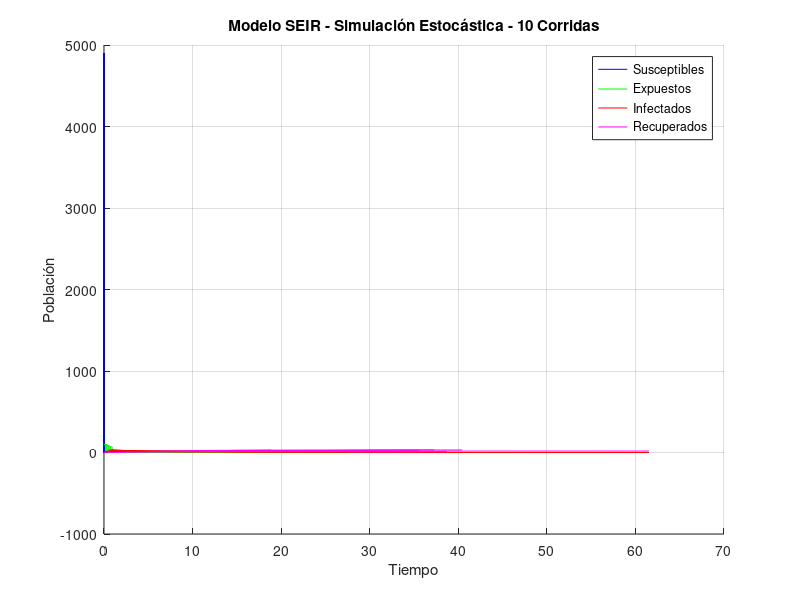

The MATLAB script that drew this image:
%% SEIR ESTOCÁSTICO: Algoritmo de Gillespie

clc; clear; close all;

% Parámetros del modelo SEIR
beta = 1.8;    % Tasa de transmisión
gamma = 0.1;   % Tasa de recuperación
sigma = 0.5;     % Inverso del período de incubación

% Condiciones iniciales
S1 = 4899;     % Susceptibles iniciales
E1 = 100;      % Expuestos iniciales
I1 = 1;        % Infectados iniciales
R1 = 0;        % Recuperados iniciales

% Número de iteraciones
N = 10;

% Tiempo total de simulación
Ts = 100;

% Inicializar vectores para almacenar resultados
tiempo = zeros(N, Ts);
PS = zeros(N, Ts);
PE = zeros(N, Ts);
PI = zeros(N, Ts);
PR = zeros(N, Ts);

% Inicializar el tiempo y las poblaciones
tiempo(:, 1) = 0;
PS(:, 1) = S1;
PE(:, 1) = E1;
PI(:, 1) = I1;
PR(:, 1) = R1;

% Ciclo de simulación utilizando el algoritmo de Gillespie
for i = 1:N
    for t = 2:Ts
        % Calcular tasas de eventos
        tasa_infeccion = beta * PS(i, t-1) * PI(i, t-1) / (PS(i, t-1) + PE(i, t-1) + PI(i, t-1) + PR(i, t-1));
        tasa_incubacion = sigma * PE(i, t-1);
        tasa_recuperacion = gamma * PI(i, t-1);
        tasa_total = tasa_infeccion + tasa_incubacion + tasa_recuperacion;
    
        % Calcular tiempo hasta el próximo evento
        tiempo(i, t) = tiempo(i, t-1) - log(rand)/tasa_total;
    
        % Determinar tipo de evento (infección, incubación o recuperación)
        r = rand;
        if r < tasa_infeccion/tasa_total
            % Evento de infección
            PS(i, t) = PS(i, t-1) - 1;
            PE(i, t) = PE(i, t-1) + 1;
        elseif r < (tasa_infeccion + tasa_incubacion)/tasa_total
            % Evento de incubación
            PE(i, t) = PE(i, t-1) - 1;
            PI(i, t) = PI(i, t-1) + 1;
        else
            % Evento de recuperación
            PI(i, t) = PI(i, t-1) - 1;
            PR(i, t) = PR(i, t-1) + 1;
        end
    end
end

% Graficar resultados de 10 corridas
figure;
hold on;
for i = 1:10
    plot(tiempo(i, :), PS(i, :), 'b-', tiempo(i, :), PE(i, :), 'g-', tiempo(i, :), PI(i, :), 'r-', tiempo(i, :), PR(i, :), 'm-');
end
hold off;
title('Modelo SEIR - Simulación Estocástica - 10 Corridas');
xlabel('Tiempo');
ylabel('Población');
legend('Susceptibles', 'Expuestos', 'Infectados', 'Recuperados');
grid on;
